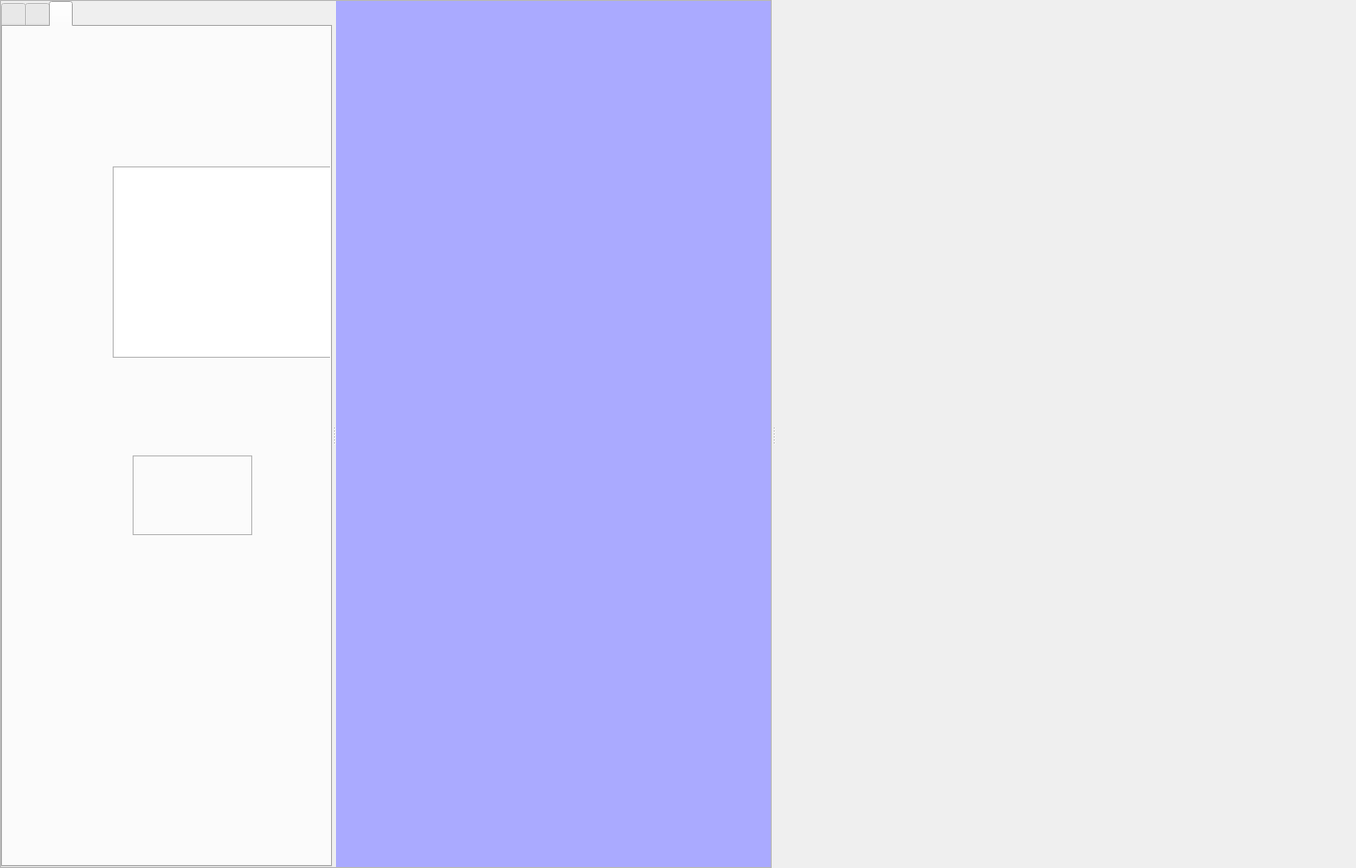
<?xml version="1.0" encoding="UTF-8"?>
<ui version="4.0">
 <class>MainWindow</class>
 <widget class="QMainWindow" name="MainWindow">
  <property name="geometry">
   <rect>
    <x>0</x>
    <y>0</y>
    <width>1360</width>
    <height>871</height>
   </rect>
  </property>
  <property name="sizePolicy">
   <sizepolicy hsizetype="Preferred" vsizetype="Preferred">
    <horstretch>0</horstretch>
    <verstretch>0</verstretch>
   </sizepolicy>
  </property>
  <property name="windowTitle">
   <string>MainWindow</string>
  </property>
  <property name="styleSheet">
   <string notr="true"/>
  </property>
  <widget class="QWidget" name="centralwidget">
   <layout class="QGridLayout" name="main_grid">
    <property name="leftMargin">
     <number>0</number>
    </property>
    <property name="topMargin">
     <number>0</number>
    </property>
    <property name="rightMargin">
     <number>0</number>
    </property>
    <property name="bottomMargin">
     <number>0</number>
    </property>
    <property name="spacing">
     <number>0</number>
    </property>
    <item row="0" column="0">
     <widget class="QSplitter" name="main_splitter">
      <property name="orientation">
       <enum>Qt::Horizontal</enum>
      </property>
      <widget class="QFrame" name="controls">
       <property name="frameShape">
        <enum>QFrame::StyledPanel</enum>
       </property>
       <property name="frameShadow">
        <enum>QFrame::Raised</enum>
       </property>
       <layout class="QGridLayout" name="control_grid">
        <property name="leftMargin">
         <number>0</number>
        </property>
        <property name="topMargin">
         <number>0</number>
        </property>
        <property name="rightMargin">
         <number>0</number>
        </property>
        <property name="bottomMargin">
         <number>0</number>
        </property>
        <property name="spacing">
         <number>0</number>
        </property>
        <item row="1" column="0">
         <widget class="QSplitter" name="controls_splitter">
          <property name="orientation">
           <enum>Qt::Horizontal</enum>
          </property>
          <widget class="QTabWidget" name="managers">
           <property name="currentIndex">
            <number>2</number>
           </property>
           <property name="iconSize">
            <size>
             <width>36</width>
             <height>36</height>
            </size>
           </property>
           <widget class="QWidget" name="device_hub">
            <attribute name="icon">
             <iconset resource="resources/resources.qrc">
              <normaloff>:/main_window/device_hub</normaloff>:/main_window/device_hub</iconset>
            </attribute>
            <attribute name="title">
             <string/>
            </attribute>
            <attribute name="toolTip">
             <string>Device Hub</string>
            </attribute>
           </widget>
           <widget class="QWidget" name="channel_manager">
            <attribute name="icon">
             <iconset resource="resources/resources.qrc">
              <normaloff>:/main_window/channel_manager</normaloff>:/main_window/channel_manager</iconset>
            </attribute>
            <attribute name="title">
             <string/>
            </attribute>
            <attribute name="toolTip">
             <string>Channel Manager</string>
            </attribute>
           </widget>
           <widget class="QWidget" name="managers">
            <attribute name="icon">
             <iconset resource="resources/resources.qrc">
              <normaloff>:/main_window/problems</normaloff>:/main_window/problems</iconset>
            </attribute>
            <attribute name="title">
             <string/>
            </attribute>
            <attribute name="toolTip">
             <string>Problems</string>
            </attribute>
            <widget class="QListView" name="listView">
             <property name="geometry">
              <rect>
               <x>110</x>
               <y>140</y>
               <width>256</width>
               <height>192</height>
              </rect>
             </property>
            </widget>
            <widget class="QFrame" name="frame">
             <property name="geometry">
              <rect>
               <x>130</x>
               <y>430</y>
               <width>120</width>
               <height>80</height>
              </rect>
             </property>
             <property name="frameShape">
              <enum>QFrame::StyledPanel</enum>
             </property>
             <property name="frameShadow">
              <enum>QFrame::Raised</enum>
             </property>
            </widget>
            <widget class="QWidget" name="gridLayoutWidget">
             <property name="geometry">
              <rect>
               <x>180</x>
               <y>40</y>
               <width>160</width>
               <height>80</height>
              </rect>
             </property>
             <layout class="QGridLayout" name="gridLayout"/>
            </widget>
           </widget>
          </widget>
          <widget class="QWidget" name="acquisition_control" native="true">
           <property name="styleSheet">
            <string notr="true">background-color: rgb(170, 170, 255);</string>
           </property>
          </widget>
         </widget>
        </item>
       </layout>
      </widget>
      <widget class="QWidget" name="viewer" native="true"/>
     </widget>
    </item>
   </layout>
  </widget>
  <action name="actionnew">
   <property name="text">
    <string>new</string>
   </property>
  </action>
  <action name="actionnew2">
   <property name="text">
    <string>new2</string>
   </property>
  </action>
 </widget>
 <tabstops>
  <tabstop>managers</tabstop>
 </tabstops>
 <resources>
  <include location="resources/resources.qrc"/>
 </resources>
 <connections/>
</ui>
